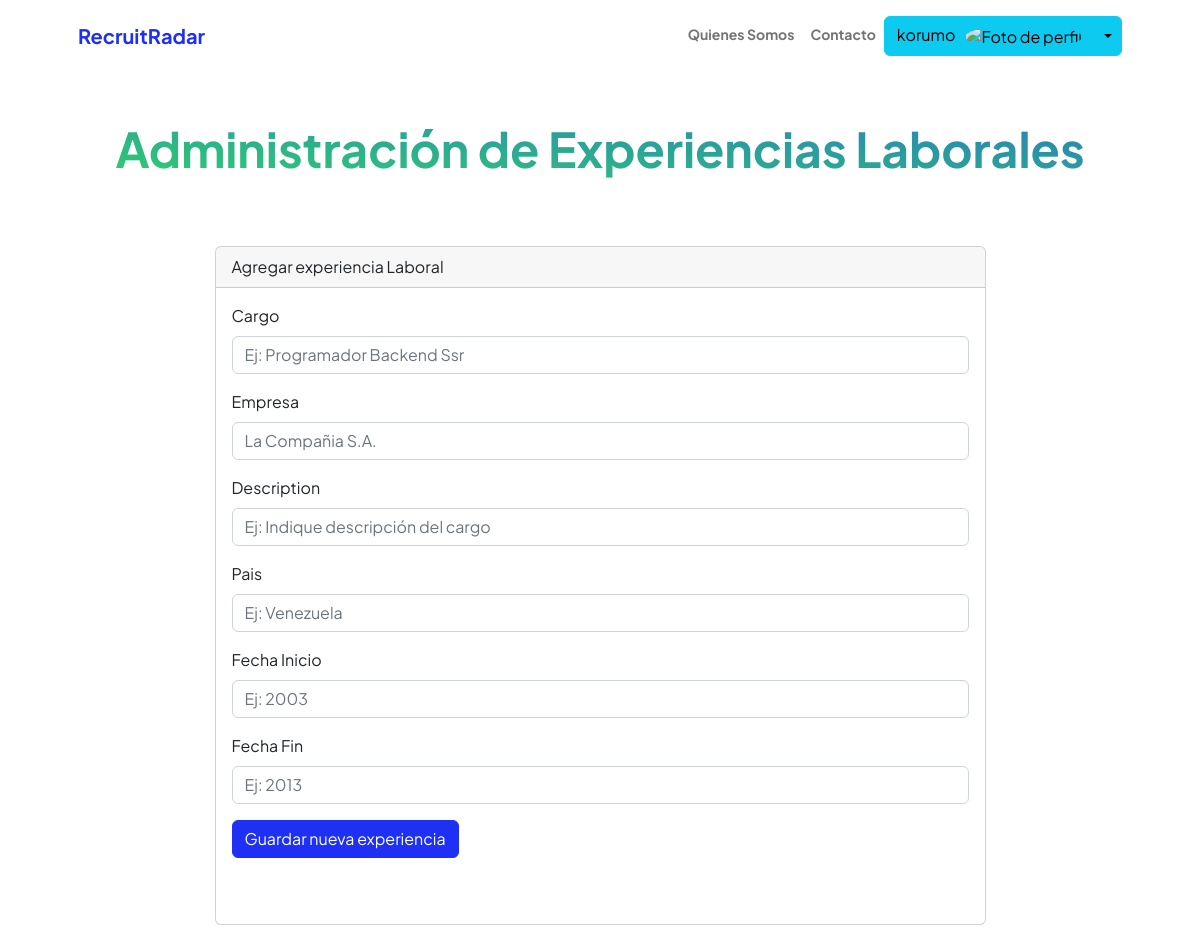
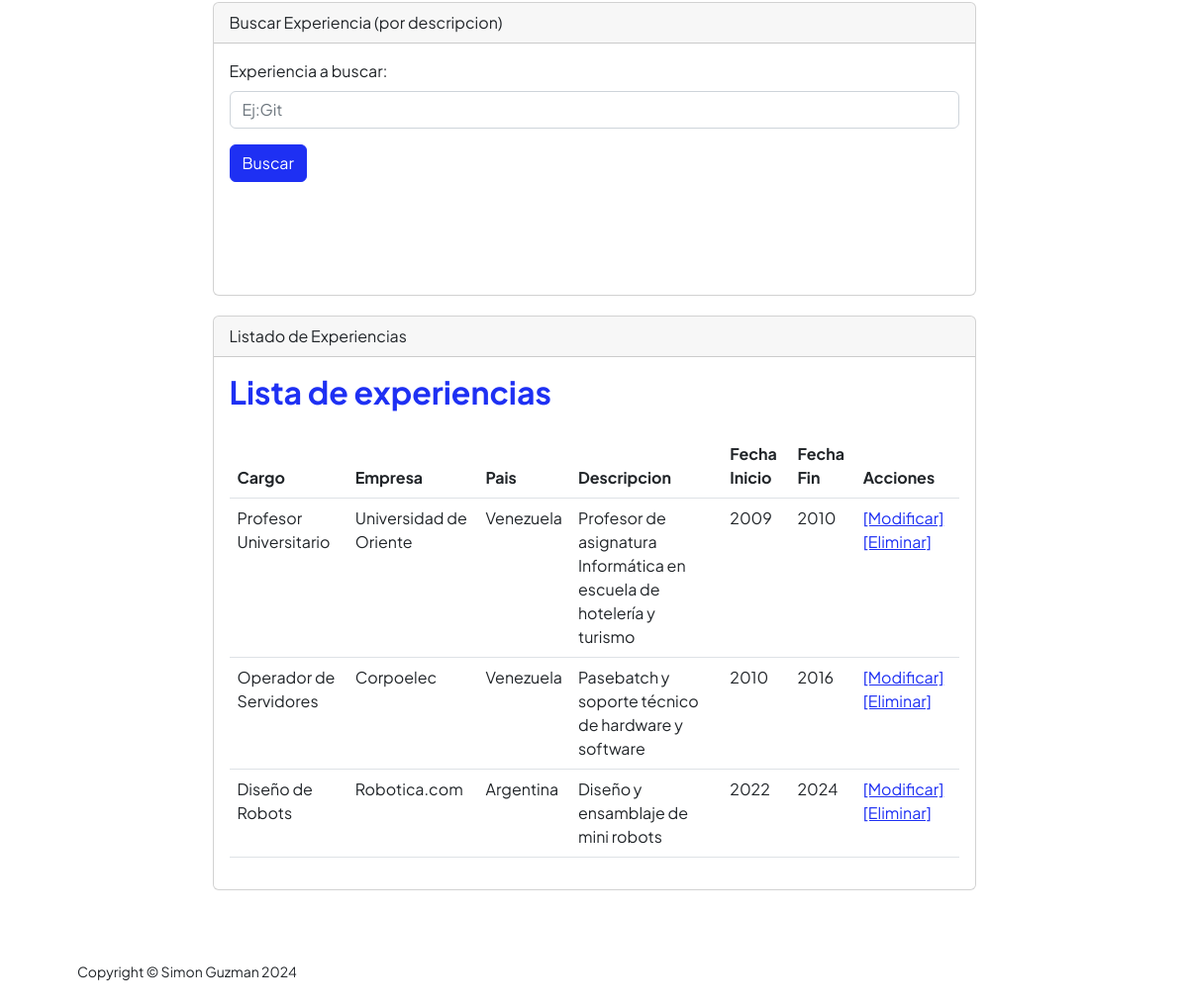
Screenshot of /appCurriculos/experiencia (signed in) with the database file from the repository (2 pictures, top to bottom).
### appUsers/models.py (models this page shows, shortened)
class ExperienciaLaboral(models.Model):
    user = models.ForeignKey(User, on_delete=models.CASCADE, null=True)
    cargo = models.CharField(max_length=100)
    empresa = models.CharField(max_length=100)
    periodo_inicio = models.IntegerField()
    periodo_fin = models.IntegerField(null=True, blank=True)
    description = models.CharField(max_length=1000)
    pais = models.CharField(max_length=50)

### appCurriculos/views/views_other.py (the view, shortened to what this page needs)
# urls.py: path('experiencia',experiencia,name="Experiencia"),
@login_required
def experiencia(request):
    experiencias = ExperienciaLaboral.objects.filter(user=request.user)
    if request.method == 'POST':
        miFormulario = ExperienciaFormulario(request.POST)
        print(miFormulario)
        if miFormulario.is_valid():
            if 'periodo_inicio'in request.POST:
                u = User.objects.get(username = request.user)
                informacion = miFormulario.cleaned_data
                exp = ExperienciaLaboral (user=u,cargo=informacion['cargo'],empresa=informacion['empresa'],periodo_fin=informacion['periodo_fin'],periodo_inicio=informacion['periodo_inicio'],description=informacion['description'],pais=informacion['pais'])
                exp.save()
                miFormulario = ExperienciaFormulario()
                return render(request,"appCurriculos/experiencia.html",{"experiencias":experiencias,"miFormulario":miFormulario,"resp":"Datos guardados Correctamente","respSearch":"","avatar":request.session.get('foto-avatar', 'none')})
            else:
                return render(request,"appCurriculos/experiencia.html",{"experiencias":experiencias,"miFormulario":miFormulario,"resp":"Datos No Guardados","respSearch":"","avatar":request.session.get('foto-avatar', 'none')})
    else:
        miFormulario = ExperienciaFormulario()
    return render(request,"appCurriculos/experiencia.html",{"experiencias":experiencias,"miFormulario":miFormulario,"resp":"","respSearch":"","avatar":request.session.get('foto-avatar', 'none')})

### appCurriculos/templates/appCurriculos/experiencia.html (shortened to what this page needs)
{% extends "appUsers/base.html" %}
{% load static %}
{% block datosDinamicos %}
<div class="container px-5 my-5">
    <div class="text-center mb-5">
        <h1 class="display-5 fw-bolder mb-0"><span class="text-gradient d-inline">Administración de Experiencias Laborales</span></h1>
    </div>
    <div class="row gx-5 justify-content-center">
        <div class="col-lg-11 col-xl-9 col-xxl-8">
              <div class="card" style="margin-top: 20px;">
                <div class="card-header">
                  Agregar experiencia Laboral
                </div>
                <div class="card-body">
                  <section style="margin-bottom: 50px;">
              <form action="" method="POST" class="mb-3">{% csrf_token %}
                <div class="mb-3">
                    <label for="{{ miFormulario.cargo.id_for_label }}" class="form-label">{{ miFormulario.cargo.label }}</label>
                    {{ miFormulario.cargo }}
                </div>
                <div class="mb-3">
                    <label for="{{ miFormulario.empresa.id_for_label }}" class="form-label">{{ miFormulario.empresa.label }}</label>
                    {{ miFormulario.empresa }}
                </div>
                <div class="mb-3">
                    <label for="{{ miFormulario.description.id_for_label }}" class="form-label">{{ miFormulario.description.label }}</label>
                    {{ miFormulario.description }}
                </div>
                <div class="mb-3">
                    <label for="{{ miFormulario.pais.id_for_label }}" class="form-label">{{ miFormulario.pais.label }}</label>
                    {{ miFormulario.pais }}
                </div>
                <div class="mb-3">
                    <label for="{{ miFormulario.periodo_inicio.id_for_label }}" class="form-label">{{ miFormulario.periodo_inicio.label }}</label>
                    {{ miFormulario.periodo_inicio }}
                </div>
                <div class="mb-3">
                    <label for="{{ miFormulario.periodo_fin.id_for_label }}" class="form-label">{{ miFormulario.periodo_fin.label }}</label>
                    {{ miFormulario.periodo_fin }}
                </div>
                <div class="mb-3">
                    <input class="btn btn-primary" type="submit" value="Guardar nueva experiencia">
                </div>
              </form>
                  </section>
                </div>
              </div>
             <div class="card" style="margin-top: 20px;">
                <div class="card-header">
                  Buscar Experiencia (por descripcion)
                </div>
                <div class="card-body">
                  <section style="margin-bottom: 50px;">
                    <form action="{% url 'ExperienciaSearch' %}" method="GET" class="mb-3">{% csrf_token %}
                      <div class="mb-3">
                        <label for="exampleFormControlInput1" class="form-label">Experiencia a buscar:</label>
                        <input type="text" class="form-control" name="text_search" id="text_search" placeholder="Ej:Git">
                      </div>
                      <div class="mb-3">
                        <input class="btn btn-primary" type="submit" value="Buscar">
                      </div>
                    </form>
                    <div class="card-body">
                  </section>
                </div>
                </div>
               <div class="card" style="margin-top: 20px;">
                <div class="card-header">
                  Listado de Experiencias
                </div>
                <div class="card-body">
                    <section>
                            <table class="table caption-top">
                                <div class="d-flex align-items-center justify-content-between mb-4">
                                    <h2 class="text-primary fw-bolder mb-0">Lista de experiencias</h2>
                                </div>
                                <thead>
                                    <tr>
                                    <th scope="col">Cargo</th>
                                    <th scope="col">Empresa</th>
                                    <th scope="col">Pais</th>
                                    <th scope="col">Descripcion</th>
                                    <th scope="col">Fecha Inicio</th>
                                    <th scope="col">Fecha Fin</th>
                                    <th scope="col">Acciones</th>
                                    </tr>
                                </thead>
                                <tbody>
                                    {% for exp in experiencias %}
                                    <tr>
                                    <td>{{exp.cargo}}</td>
                                    <td>{{exp.empresa}}</td>
                                    <td>{{exp.pais}}</td>
                                    <td>{{exp.description}}</td>
                                    <td>{{exp.periodo_inicio}}</td>
                                    <td>{{exp.periodo_fin}}</td>
                                    <td><a href="{% url 'EditaExperiencia' id=exp.id %}">[Modificar]</a><a href="{% url 'EliminaExperiencia' id=exp.id %}">[Eliminar]</a></td>
                                    </tr>
                                    {% endfor%}
                                </tbody>
                            </table>
                        </section>
                </div>
              </div>
        </div>
    </div>
</div>
{% endblock %}

### appUsers/templates/appUsers/base.html (shortened to what this page needs)
<!DOCTYPE html>
<html lang="en">
    <head>
        {% load static %}
        <link rel="stylesheet" href="https://cdnjs.cloudflare.com/ajax/libs/font-awesome/6.0.0/css/all.min.css">
        <link href="https://cdn.jsdelivr.net/npm/bootstrap-icons@1.8.1/font/bootstrap-icons.css" rel="stylesheet" />
        <link href="{% static 'css/styles.css' %}" rel="stylesheet" />
    </head>
    <body class="d-flex flex-column h-100">
        <main class="flex-shrink-0">
            <nav class="navbar navbar-expand-lg navbar-light bg-white py-3">
                <div class="container px-5">
                    <a class="navbar-brand" href="{% url 'Home' %}"><span class="fw-bolder text-primary">RecruitRadar</span></a>
                    <div class="collapse navbar-collapse" id="navbarSupportedContent">
                        <ul class="navbar-nav ms-auto mb-2 mb-lg-0 small fw-bolder">
                            <li class="nav-item"><a class="nav-link" href="{% url 'Aboutme' %}">Quienes Somos</a></li>
                            <li class="nav-item"><a class="nav-link" href="{% url 'Contact' %}">Contacto</a></li>
                            {% if request.user.is_authenticated %}
                            <div class="btn-group">
                                <button type="button" class="btn btn-info">{{ request.user.username}}<img src="{{avatar}}" alt="Foto de perfil" class="img-fluid rounded-circle" width="50" style="margin-left: 10px;"></button>
                                <button type="button" class="btn btn-info dropdown-toggle dropdown-toggle-split" data-bs-toggle="dropdown" aria-expanded="false">
                                </button>
                              </div>
                            {% else %}
                                <li class="nav-item"><a class="nav-link" href="{% url 'Login' %}">Iniciar Sesión</a></li>
                                <li class="nav-item"><a class="nav-link" href="{% url 'Register' %}">Registrar</a></li>
                            {% endif %}
                        </ul>
                    </div>
                </div>
            </nav>
            {% block datosDinamicos %}
            {% endblock %}
        </main>
        <footer class="bg-white py-4 mt-auto">
            <div class="container px-5">
                <div class="row align-items-center justify-content-between flex-column flex-sm-row">
                    <div class="col-auto"><div class="small m-0">Copyright &copy; Simon Guzman 2024</div></div>
                </div>
            </div>
        </footer>
    </body>
</html>

### rows the page displays
ExperienciaLaboral: cargo "Profesor Universitario", empresa "Universidad de Oriente", pais "Venezuela", description "Profesor de asignatura Informática en escuela de hotelería y turismo", periodo_inicio "2009", periodo_fin "2010"
ExperienciaLaboral: cargo "Operador de Servidores", empresa "Corpoelec", pais "Venezuela", description "Pasebatch y soporte técnico de hardware y software", periodo_inicio "2010", periodo_fin "2016"
ExperienciaLaboral: cargo "Diseño de Robots", empresa "Robotica.com", pais "Argentina", description "Diseño y ensamblaje de mini robots", periodo_inicio "2022", periodo_fin "2024"

### other values shown
{{ request.user.username }} "korumo"
{{ miFormulario.cargo.label }} "Cargo"
{{ miFormulario.empresa.label }} "Empresa"
{{ miFormulario.description.label }} "Description"
{{ miFormulario.pais.label }} "Pais"
{{ miFormulario.periodo_inicio.label }} "Fecha Inicio"
{{ miFormulario.periodo_fin.label }} "Fecha Fin"
